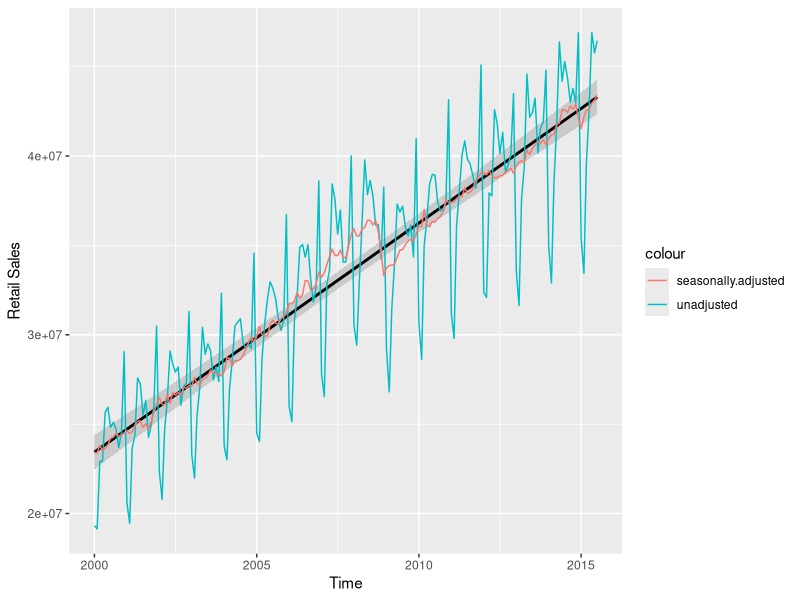
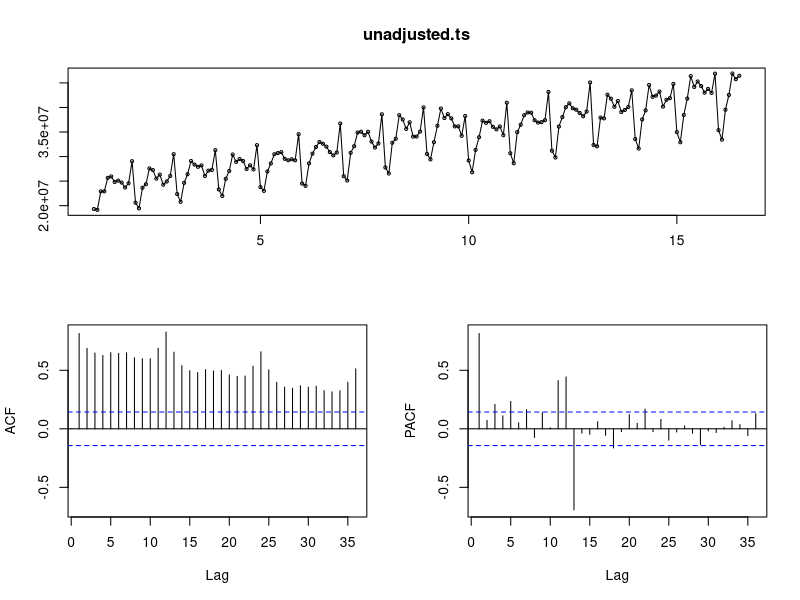
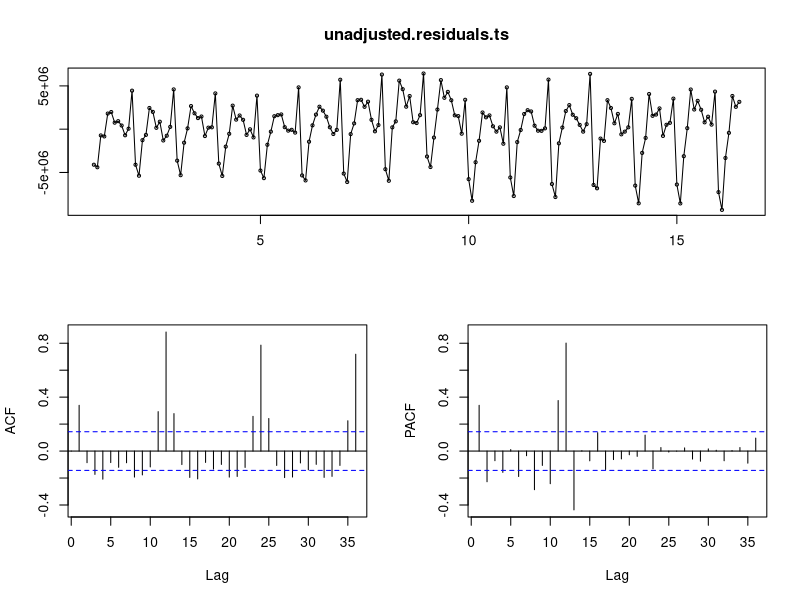
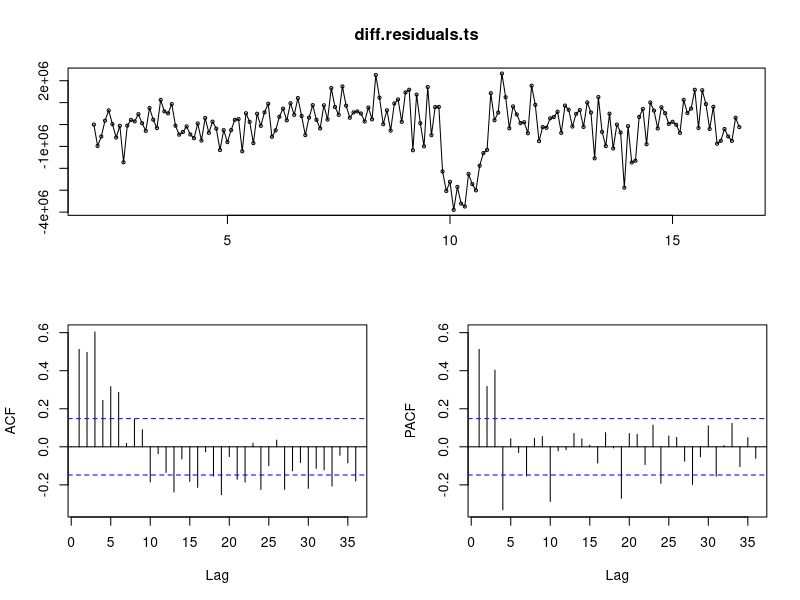
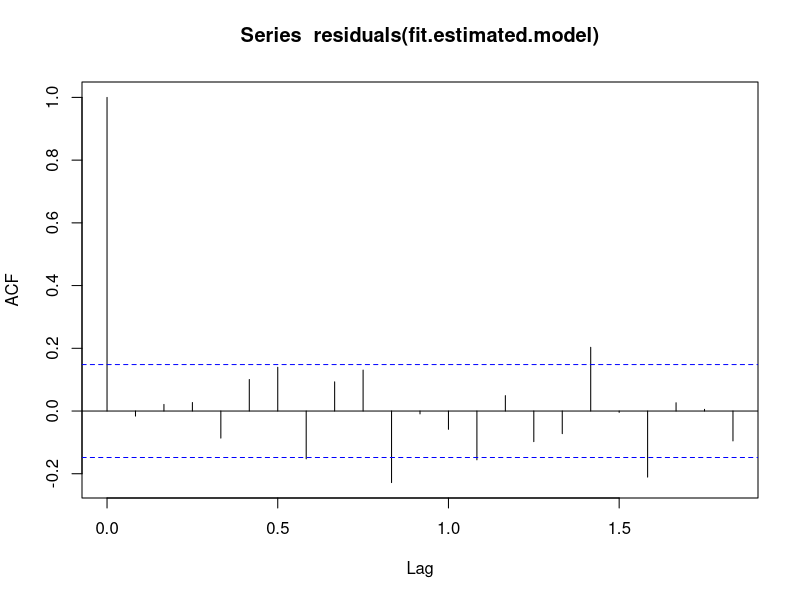
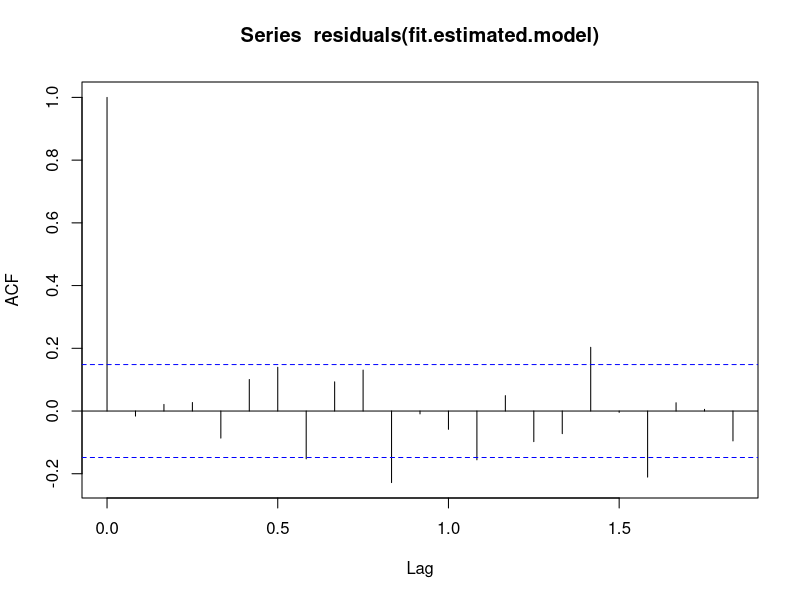
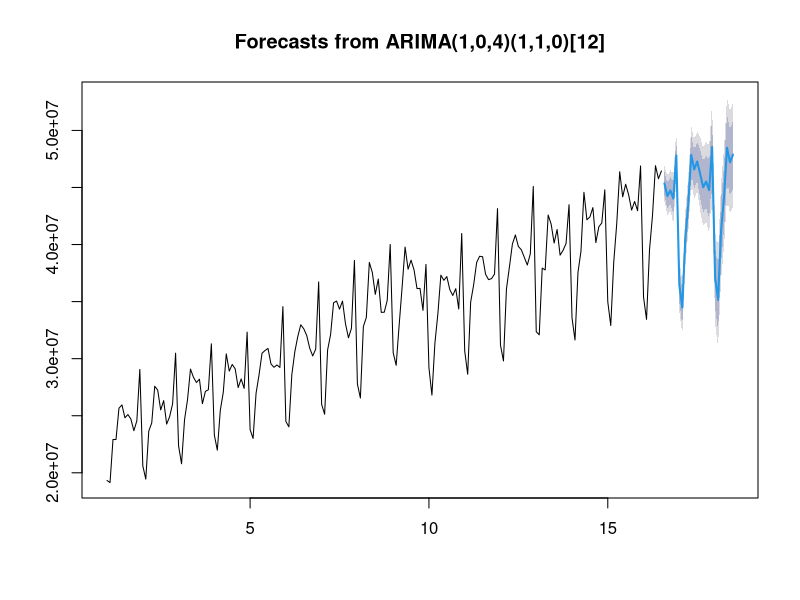
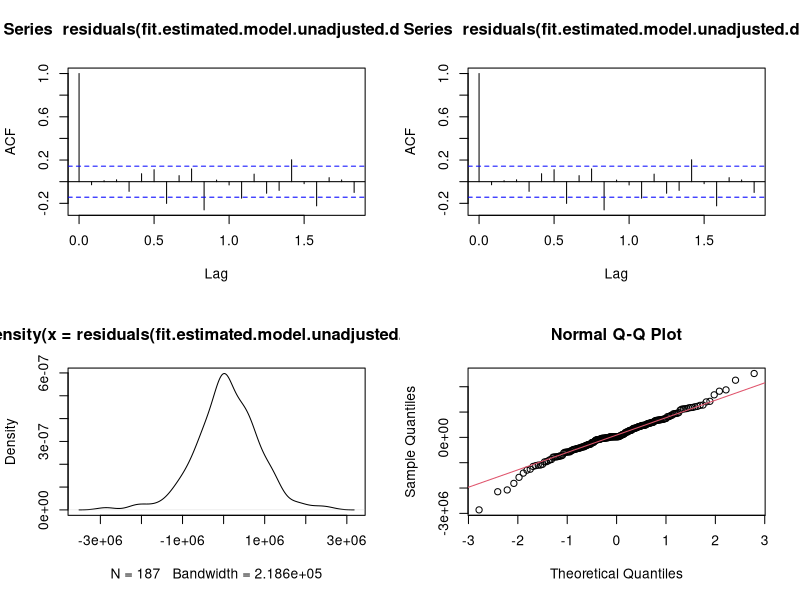

The R source for these figures, in order:
## ---- chunk 1
library(plyr)
library(dplyr)
library(xts)
library(zoo)
library(ggplot2)
library(forecast)
library(tseries)
## ---- chunk 2
base.data <- read.csv('./data/cansim__Jan-2000_Jul-2015.csv', header=FALSE)

data <-
  base.data %>%
  select(-V1, -V2, -V3) %>% # Remove the description columns
  slice(5:7) %>%            # Only select row containing data
  t %>% data.frame %>%      # Transpose and cast to data.frame
  rename(adjustments=X1) %>%
  rename(unadjusted=X2) %>%
  rename(seasonally.adjusted=X3) %>%
  mutate(seasonally.adjusted=as.numeric(as.character(seasonally.adjusted))) %>%
  mutate(unadjusted=as.numeric(as.character(unadjusted))) %>%
  mutate(adjustments=as.Date(
                        as.character(x=paste("01-", adjustments, sep="")),
                        format="%d-%b-%Y")
         )# Converts the adjustments. You need to paste a day to be able to convert such format to a date.
## ---- chunk 3
g.data.with.regression <-
  ggplot(data, aes(x=adjustments, y=unadjusted, color='unadjusted')) +
  geom_smooth(method='lm', color='black') + geom_line() +
  geom_line(data=data, aes(x=adjustments, y=seasonally.adjusted, color='seasonally.adjusted')) +
  xlab('Time') + ylab('Retail Sales')

g.data.with.regression
## ---- chunk 4
unadjusted.ts <- ts(data$unadjusted, frequency=12)
## ---- chunk 5
results.unadjusted <- list(
  adf=adf.test(unadjusted.ts)$p.value < 0.05,
  box=Box.test(unadjusted.ts, lag=12, type='Ljung-Box')$p.value < 0.05,
  kpss=kpss.test(unadjusted.ts)$p.value > 0.05
)
results.unadjusted
## ---- chunk 6
tsdisplay(unadjusted.ts)
## ---- chunk 7
unadjusted.regression <- lm(data$unadjusted~data$adjustments)
sa.unadjusted.regression <- lm(data$seasonally.adjusted~data$adjustments)
## ---- chunk 8
unadjusted.residuals <- residuals(unadjusted.regression)
sa.residuals <- residuals(sa.unadjusted.regression)
## ---- chunk 9
unadjusted.residuals.ts <- ts(unadjusted.residuals, frequency=12)
tsdisplay(unadjusted.residuals.ts)
## ---- chunk 10
diff.residuals.ts <- diff(unadjusted.residuals.ts, lag=12)
tsdisplay(diff.residuals.ts)
## ---- chunk 11
fit.estimated.model <-
  arima(diff.residuals.ts,
        order=c(1, 0, 4),
        seasonal=list(order=c(0, 1, 1), period=12)
  )

fit.estimated.model
plot(acf(residuals(fit.estimated.model)))
## ---- chunk 12
fit.estimated.model.unadjusted.data <-
  arima(unadjusted.ts,
        order=c(1, 0, 4),
        seasonal=list(order=c(1, 1, 0), period=12)
  )

fit.estimated.model.unadjusted.data
## ---- chunk 13
plot(forecast(fit.estimated.model.unadjusted.data))
## ---- chunk 14
par(mfrow=c(2,2))
plot(acf(residuals(fit.estimated.model.unadjusted.data)))
plot(density(residuals(fit.estimated.model.unadjusted.data)))
qqnorm(residuals(fit.estimated.model.unadjusted.data))
qqline(residuals(fit.estimated.model.unadjusted.data), col = 2)
## ---- chunk 15
par(mfrow=c(1,1))
## ---- chunk 16
shapiro.test(residuals(fit.estimated.model.unadjusted.data))
## ---- chunk 17
# k <- 12
# start <- tsp(unadjusted.ts)[1] + k - 1
# n <- length(unadjusted.ts)
# mae <- matrix(NA,n-k-1,12)
# 
# mae <- matrix(NA,n-k-1,12)
# for(i in 1:16) {
#   
#   end.train <- i - 1
#   start.test <- i
#   end.test <- (i+1)
#   train <- window(unadjusted.ts, end=i)
#   test <- window(unadjusted.ts, start=start.test, end=end.test)
#   fit.arima = auto.arima(train)
#   forecast.arima <- forecast(fit.arima, h=12)
#   print(length(forecast.arima))
#   print(length(test))
#   length(forecast.arima[['mean']] - test)
#   mae[i,1:length(test)] <- abs(forecast.arima[['mean']]-test)
# } 
# 
# 
#   start.train <- 1 + 5/12
#   end.train <- 2
#   end.test <- 3
#   train <- window(unadjusted.ts, end=2)
#   test <- window(unadjusted.ts, start=start.test, end=end.test)
#   fit.arima = auto.arima(train)
#   forecast.arima <- forecast(fit.arima, h=12)
#   print(length(forecast.arima))
#   print(length(test))
#   length(forecast.arima[['mean']] - test)
#   mae[i,1:length(test)] <- abs(forecast.arima[['mean']]-test)
# 
# 
#   print(i)
#   xshort <- window(unadjusted.ts,end=i+k*i)
#   print(length(xshort))
# }
# 
#   xnext <- window(unadjusted.ts,start=i+1,end=i+k)
#   fit2 <- auto.arima(xshort, lambda=0)
#   fcast2 <- forecast(fit2,h=12)
#   fit3 <- ets(xshort)
#   fcast3 <- forecast(fit3,h=12)
#   mae2[i,] <- c(abs(fcast2$mean-xnext),rep(NA,12-length(xnext)))
#   mae3[i,] <- c(abs(fcast3$mean-xnext),rep(NA,12-length(xnext)))
# }
# 
# plot(1:12,colSums(mae3,na.rm=TRUE),type="l",col=4,xlab="horizon",ylab="MAE")
# lines(1:12,colSums(mae2,na.rm=TRUE),type="l",col=3)
# lines(1:12,colSums(mae1,na.rm=TRUE),type="l",col=2)
# legend("topleft",legend=c("LM","ARIMA","ETS"),col=2:4,lty=1)

## ---- chunk 18
#ARIMA(2,1,0)(1,0,0)[12]
plot(forecast(auto.arima(unadjusted.ts, xreg=fourier(unadjusted.ts, K=5)),xreg=fourierf(unadjusted.ts, K=5, h=100)))


